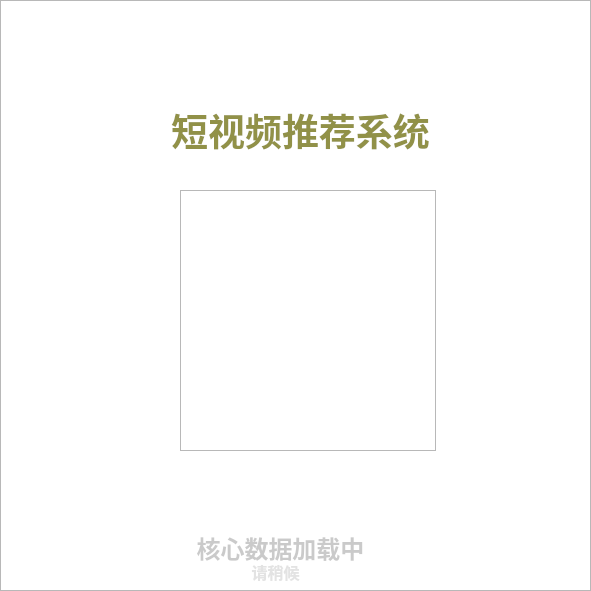
<?xml version="1.0" encoding="UTF-8"?>
<ui version="4.0">
 <class>Welcome</class>
 <widget class="QWidget" name="Welcome">
  <property name="geometry">
   <rect>
    <x>0</x>
    <y>0</y>
    <width>591</width>
    <height>591</height>
   </rect>
  </property>
  <property name="windowTitle">
   <string>欢迎页</string>
  </property>
  <widget class="QLabel" name="Comment">
   <property name="geometry">
    <rect>
     <x>70</x>
     <y>530</y>
     <width>421</width>
     <height>31</height>
    </rect>
   </property>
   <property name="font">
    <font>
     <family>宋体</family>
    </font>
   </property>
   <property name="whatsThis">
    <string>&lt;html&gt;&lt;head/&gt;&lt;body&gt;&lt;p&gt;&lt;span style=&quot; font-weight:600;&quot;&gt;q&lt;/span&gt;&lt;/p&gt;&lt;/body&gt;&lt;/html&gt;</string>
   </property>
   <property name="text">
    <string>&lt;!DOCTYPE HTML PUBLIC &quot;-//W3C//DTD HTML 4.0//EN&quot; &quot;http://www.w3.org/TR/REC-html40/strict.dtd&quot;&gt;
&lt;html&gt;&lt;head&gt;&lt;meta name=&quot;qrichtext&quot; content=&quot;1&quot; /&gt;&lt;style type=&quot;text/css&quot;&gt;
p, li { white-space: pre-wrap; }
&lt;/style&gt;&lt;/head&gt;&lt;body style=&quot; font-family:'宋体'; font-size:9pt; font-weight:400; font-style:normal;&quot;&gt;
&lt;p align=&quot;center&quot; style=&quot; margin-top:12px; margin-bottom:12px; margin-left:0px; margin-right:0px; -qt-block-indent:0; text-indent:0px;&quot;&gt;&lt;span style=&quot; font-size:18pt; font-weight:600; color:#cacaca;&quot;&gt;核心数据加载中&lt;/span&gt;&lt;/p&gt;&lt;/body&gt;&lt;/html&gt;</string>
   </property>
  </widget>
  <widget class="QWidget" name="horizontalLayoutWidget">
   <property name="geometry">
    <rect>
     <x>10</x>
     <y>90</y>
     <width>581</width>
     <height>80</height>
    </rect>
   </property>
   <layout class="QHBoxLayout" name="horizontalLayout">
    <item>
     <spacer name="horizontalSpacer_2">
      <property name="maximumSize">
       <size>
        <width>43</width>
        <height>16777215</height>
       </size>
      </property>
      <property name="orientation">
       <enum>Qt::Horizontal</enum>
      </property>
      <property name="sizeHint" stdset="0">
       <size>
        <width>40</width>
        <height>40</height>
       </size>
      </property>
     </spacer>
    </item>
    <item>
     <widget class="QLabel" name="Title">
      <property name="maximumSize">
       <size>
        <width>441</width>
        <height>16777215</height>
       </size>
      </property>
      <property name="font">
       <font>
        <family>黑体</family>
        <pointsize>28</pointsize>
       </font>
      </property>
      <property name="text">
       <string>&lt;!DOCTYPE HTML PUBLIC &quot;-//W3C//DTD HTML 4.0//EN&quot; &quot;http://www.w3.org/TR/REC-html40/strict.dtd&quot;&gt;
&lt;html&gt;&lt;head&gt;&lt;meta name=&quot;qrichtext&quot; content=&quot;1&quot; /&gt;&lt;style type=&quot;text/css&quot;&gt;
p, li { white-space: pre-wrap; }
&lt;/style&gt;&lt;/head&gt;&lt;body style=&quot; font-family:'黑体'; font-size:28pt; font-weight:400; font-style:normal;&quot;&gt;
&lt;p align=&quot;center&quot; style=&quot; margin-top:0px; margin-bottom:0px; margin-left:0px; margin-right:0px; -qt-block-indent:0; text-indent:0px;&quot;&gt;&lt;span style=&quot; font-weight:600; color:#919148;&quot;&gt;短视频推荐系统&lt;/span&gt;&lt;/p&gt;&lt;/body&gt;&lt;/html&gt;</string>
      </property>
     </widget>
    </item>
    <item>
     <spacer name="horizontalSpacer">
      <property name="maximumSize">
       <size>
        <width>81</width>
        <height>16777215</height>
       </size>
      </property>
      <property name="orientation">
       <enum>Qt::Horizontal</enum>
      </property>
      <property name="sizeHint" stdset="0">
       <size>
        <width>78</width>
        <height>40</height>
       </size>
      </property>
     </spacer>
    </item>
   </layout>
  </widget>
  <widget class="QGraphicsView" name="graphicsView">
   <property name="geometry">
    <rect>
     <x>0</x>
     <y>0</y>
     <width>591</width>
     <height>591</height>
    </rect>
   </property>
   <property name="font">
    <font>
     <family>宋体</family>
     <pointsize>12</pointsize>
    </font>
   </property>
   <property name="styleSheet">
    <string notr="true">border-image: url(:/imagees/background3.png);</string>
   </property>
  </widget>
  <widget class="QLabel" name="label">
   <property name="geometry">
    <rect>
     <x>240</x>
     <y>560</y>
     <width>71</width>
     <height>21</height>
    </rect>
   </property>
   <property name="text">
    <string>&lt;html&gt;&lt;head/&gt;&lt;body&gt;&lt;p align=&quot;center&quot;&gt;&lt;span style=&quot; font-size:12pt; font-weight:600; color:#e3e3e3;&quot;&gt;请稍候&lt;/span&gt;&lt;/p&gt;&lt;/body&gt;&lt;/html&gt;</string>
   </property>
  </widget>
  <widget class="QGraphicsView" name="graphicsView_2">
   <property name="geometry">
    <rect>
     <x>180</x>
     <y>190</y>
     <width>256</width>
     <height>261</height>
    </rect>
   </property>
   <property name="styleSheet">
    <string notr="true">border-image: url(:/imagees/pic1.png);</string>
   </property>
  </widget>
  <zorder>graphicsView</zorder>
  <zorder>Comment</zorder>
  <zorder>horizontalLayoutWidget</zorder>
  <zorder>label</zorder>
  <zorder>graphicsView_2</zorder>
 </widget>
 <resources>
  <include location="pic.qrc"/>
 </resources>
 <connections/>
</ui>
